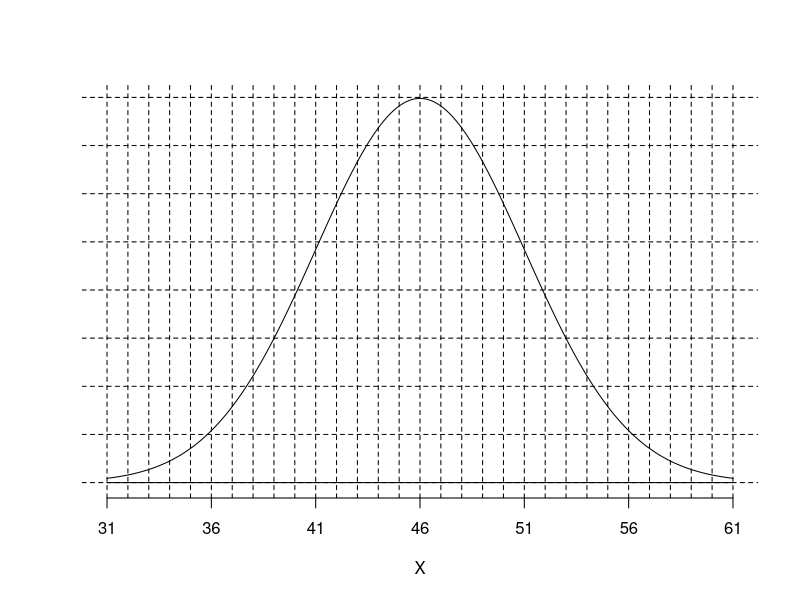
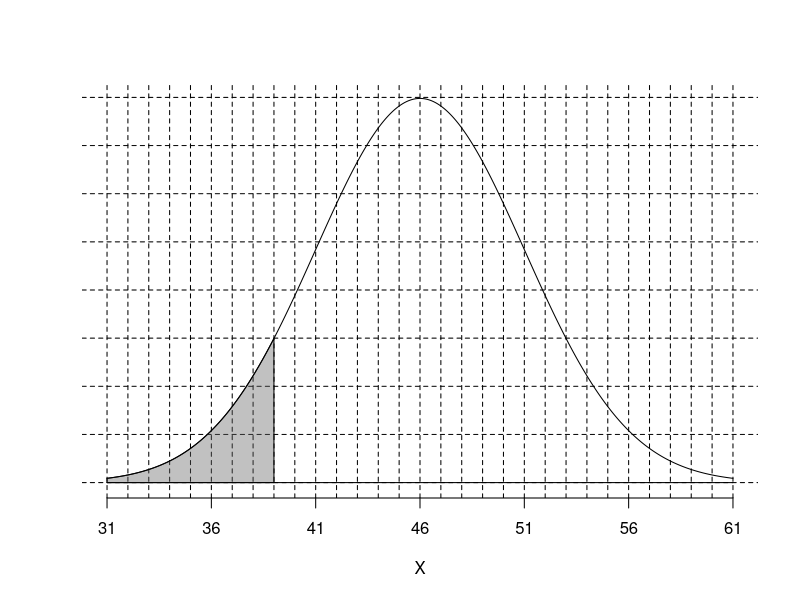

These charts were generated, in order, by the following R code:
## ---- chunk 1
zs = (-3*5):(3*5)/5
ys = 0:8*0.05

z = sample((-1.4*5):(1.4*5)/5,1)

p1 = round(pnorm(z),2)
p2 = round(pnorm(z),4)

mu = sample(10:60,1)
si = sample(1:round(mu/3),1)
## ---- chunk 2
plot(0,0,type="n",ann=F,axes=F,xlim=c(-3,3),ylim=c(0,0.4))
abline(h = ys,lty=2)
abline(v=zs,lty=2)
lines((-300:300)/100,dnorm((-300:300)/100))
axis(1,at=(-3):(3),labels=-3:3*si+mu)
mtext("X",side=1,line = 3)
lines(c(-3,3),c(0,0))
## ---- chunk 3
plot(0,0,type="n",ann=F,axes=F,xlim=c(-3,3),ylim=c(0,0.4))
abline(h = ys,lty=2)
abline(v=zs,lty=2)
xs = (-300:300)/100
dn = dnorm(xs)
lines(xs,dn)
lines(c(-3,3),c(0,0))
polygon(c(xs[xs<=z],z,-3),c(dn[xs<=z],0,0),col = rgb(0.4,0.4,0.4,0.4))
axis(1,at=(-3):(3),labels=-3:3*si+mu)
mtext("X",side=1,line = 3)
